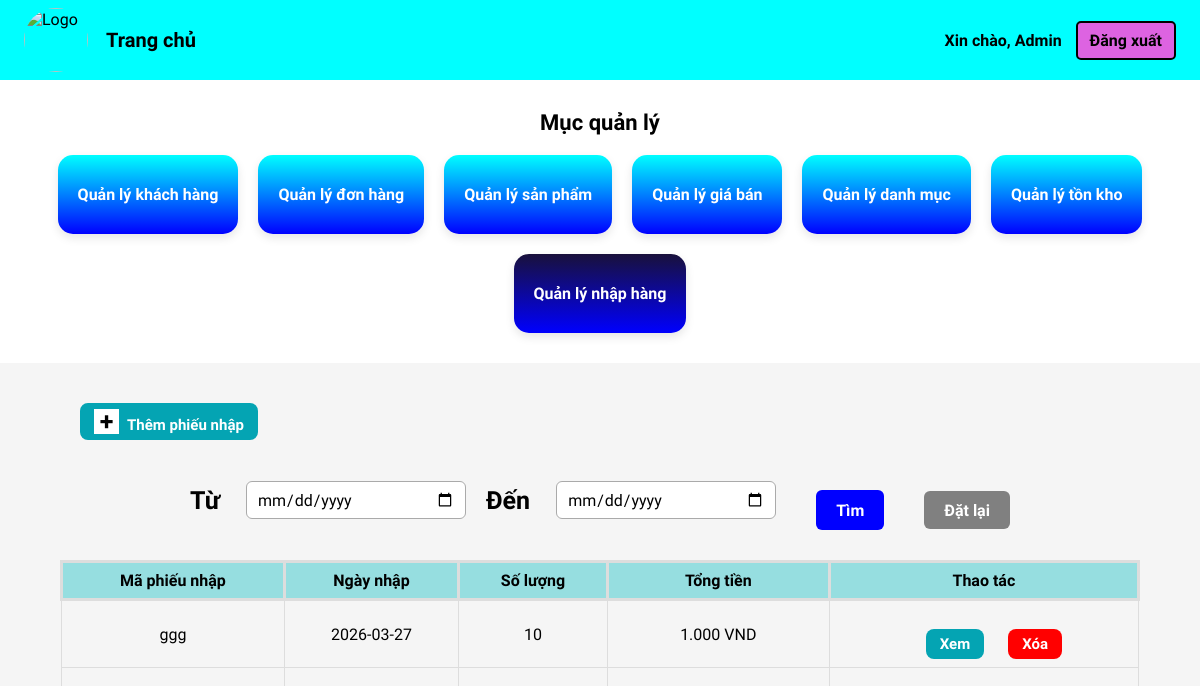
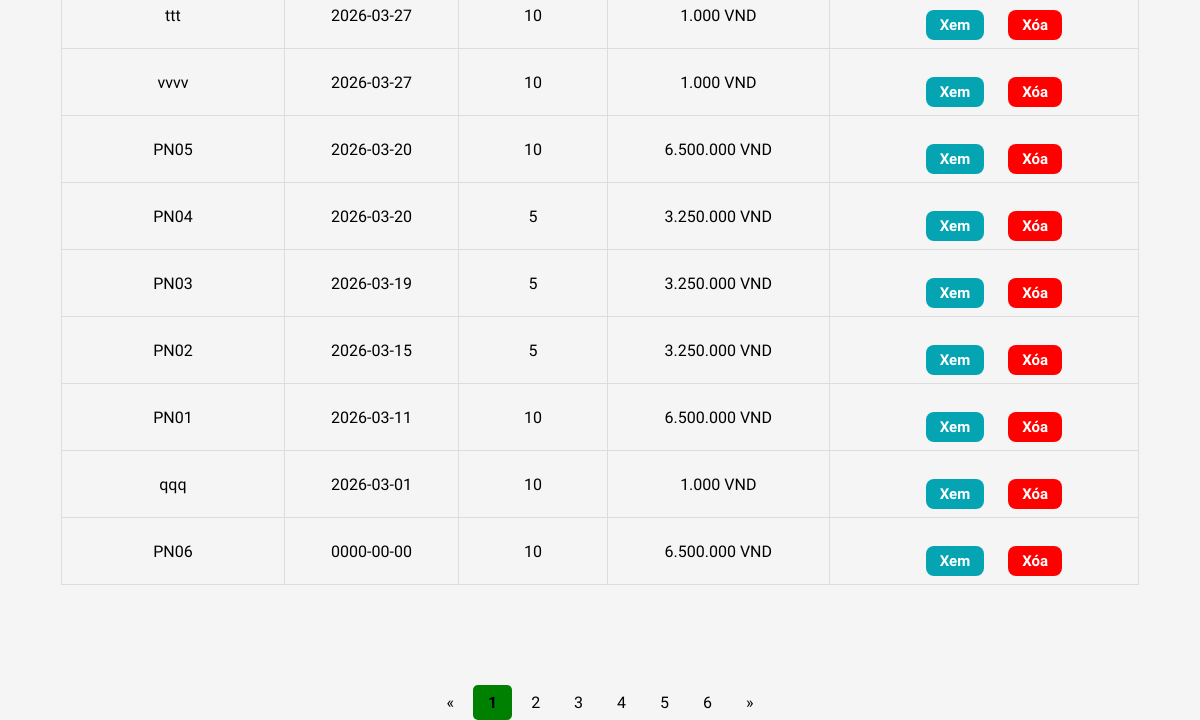
The app's page /admin/quanlynhaphang.php, older data (2 pictures, top to bottom).
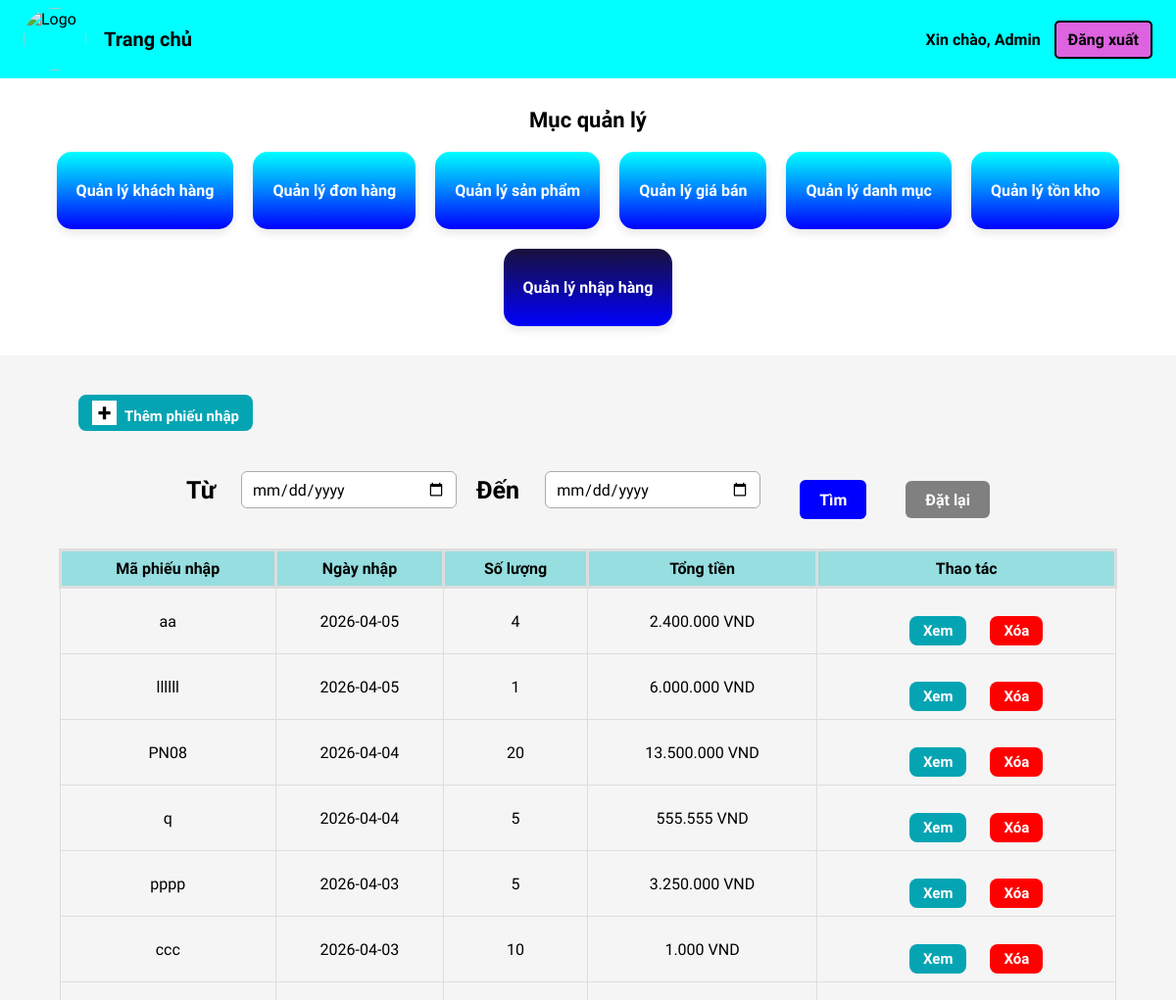
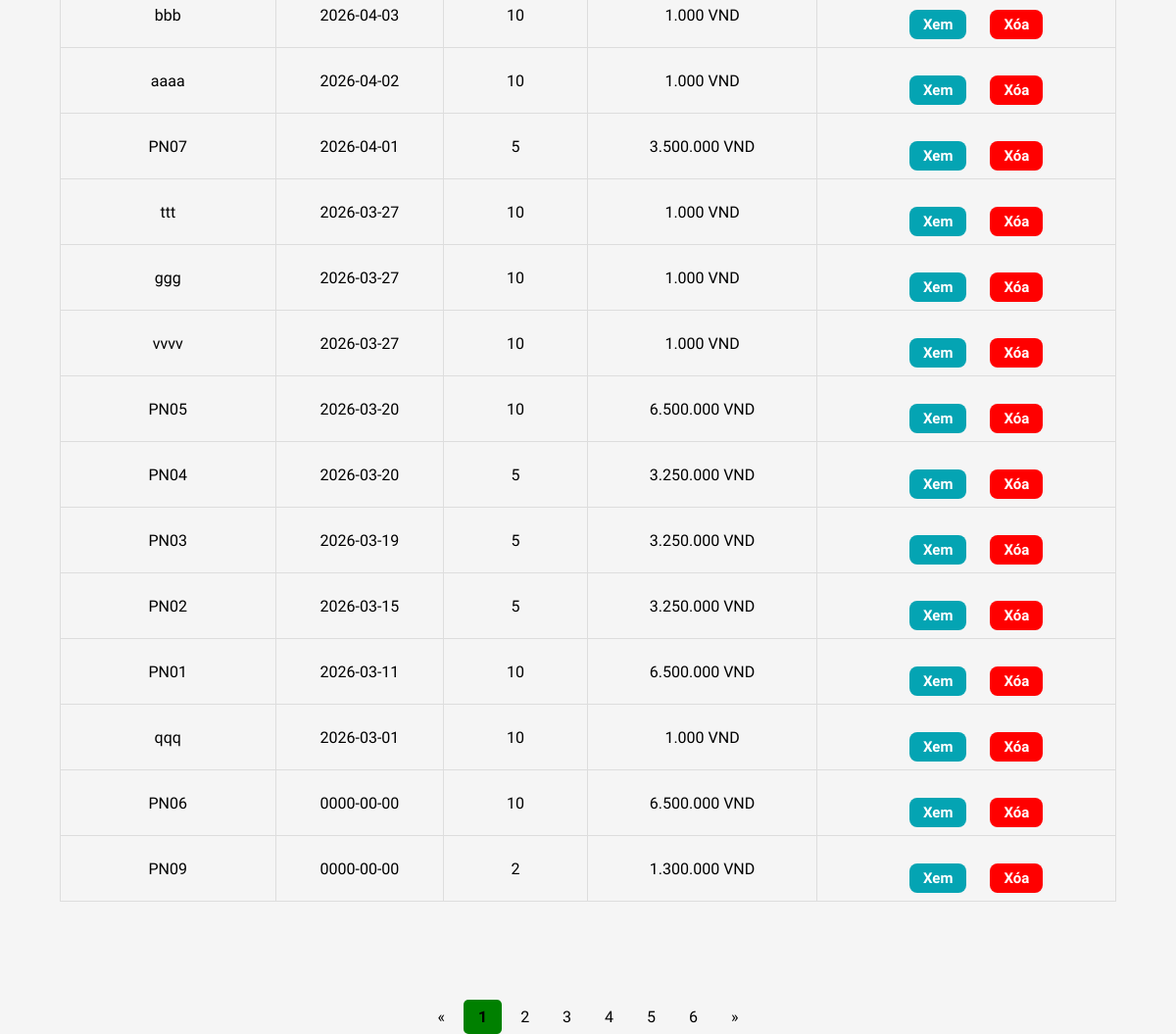
The same page, newer data (2 pictures, top to bottom).
### tables this page shows
CREATE TABLE `purchase_receipts` (
  `id` int(11) NOT NULL,
  `receipt_code` varchar(20) DEFAULT NULL,
  `import_date` date DEFAULT NULL,
  `total_quantity` int(11) DEFAULT 0,
  `total_value` decimal(12,2) DEFAULT 0.00
);

### admin/quanlynhaphang.php (the view, shortened to what this page needs)
<?php
$conn = new mysqli("localhost","root","","hobbystore");
$conn->set_charset("utf8");
$from = isset($_GET['from']) ? $_GET['from'] : "";
$to = isset($_GET['to']) ? $_GET['to'] : "";
$sql = "SELECT * FROM purchase_receipts WHERE 1";
$sql .= " ORDER BY import_date DESC";
$result = $conn->query($sql);
?>
<!DOCTYPE php>
<php lang="en">
<head>
  <link rel="stylesheet" href="assets/css/style.css">
  <link rel="stylesheet" href="assets/css/settings.css">
  <link rel="stylesheet" href="assets/css/product-page.css">
  <link rel="stylesheet" href="assets/css/view-cart.css">
  <link rel="stylesheet" href="https://cdnjs.cloudflare.com/ajax/libs/font-awesome/6.5.0/css/all.min.css">
</head>
<nav class="navbar">
  <div class="nav-left">
    <a href="admin.php" class="logo-link">
      <img src="assets/img/logo.png" alt="Logo" class="navbar-logo">
    </a>
    <a href="admin.php" class="nav-home">Trang chủ</a>
  </div>
  <div class="nav-right">
    <span class="hello">Xin chào, Admin</span>
    <a href="adminlogin.php" class="logout-btn">Đăng xuất</a>
  </div>
</nav>
<body>
<section class="overview-menu">
  <h2>Mục quản lý</h2>
  <div class="menu-grid">
  <a href="customer.php">
    <div class="menu-card">
      <h3>Quản lý khách hàng</h3>
    </div>
    </a>
    <a href="shiping.php">
    <div class="menu-card">
      <h3>Quản lý đơn hàng</h3>
    </div>
    </a>
    <a href="quanlysp.php">
    <div class="menu-card" >
      <h3>Quản lý sản phẩm</h3>
    </div>
    </a>
    <a href="lndm.php">
    <div class="menu-card" >
      <h3>Quản lý giá bán</h3>
    </div>
    </a>
    <a href="quanlydm.php">
    <div class="menu-card" >
      <h3>Quản lý danh mục</h3>
    </div>
    </a>
    <a href="tracuusoluong.php">
    <div class="menu-card" ">
      <h3>Quản lý tồn kho</h3>
    </div>
    </a>
    <a href="quanlynhaphang.php">
    <div class="menu-card" style="background: linear-gradient(to bottom,#19113b,blue);">
      <h3>Quản lý nhập hàng</h3>
    </div>
    </a>
  </div>
</section>
<form action="thempn.php" method="get" class="themsp">
<button type="submit" class="bt-them"><i class="fa-solid fa-plus"></i>Thêm phiếu nhập</button>
</form>
	<div class="search-box">
  <form action="quanlynhaphang.php" class="search-advanced">
    <label style="font-size:25px;">Từ</label>
<input type="date" name="from" value="<?php echo $from; ?>">
<label style="font-size:25px;">Đến</label>
<input type="date" name="to" value="<?php echo $to; ?>">
<button type="submit" class="btn-tim">Tìm</button>
<a href="quanlynhaphang.php">
<button type="button" style="height:38px;background:gray;">Đặt lại</button>
</a>
</form>
	<table>
    <tr>
        <th>Mã phiếu nhập</th>
        <th>Ngày nhập</th>
        <th>Số lượng</th>
        <th>Tổng tiền</th>
        <th>Thao tác</th>
    </tr>
    <?php
    if ($result->num_rows > 0) {
        while($row = $result->fetch_assoc()) {
            $code = htmlspecialchars($row["receipt_code"]);
            echo "<tr>";
            echo "<td>" . $code . "</td>";
            echo "<td>" . $row["import_date"] . "</td>";
            echo "<td>" . $row["total_quantity"] . "</td>";
            echo "<td>" . number_format($row["total_value"], 0, ',', '.') . " VND</td>";
            echo "<td>
                <a href='xempn.php?code=" . urlencode($row["receipt_code"]) . "'>
                    <button class='bt-them' style='background:#04a4b3;'>Xem</button>
                </a>
                <a href='quanlynhaphang.php?xoa=" . urlencode($row["receipt_code"]) . "' onclick=\"return confirm('Bạn có chắc muốn xóa phiếu nhập này?')\">
                    <button class='bt-them' style='background:red;'>Xóa</button>
                </a>
            </td>";
            echo "</tr>";
        }
    } else {
        echo "<tr><td colspan='5'>Không có dữ liệu</td></tr>";
    }
    ?>
	</table>
<div class="pagination" style="margin-top:100px;margin-bottom:50px;">
  <a href="quanlynhaphang.php">&laquo;</a>
  <a href="quanlynhaphang.php" class="active">1</a>
  <a href="quanlynhaphang.php">2</a>
  <a href="quanlynhaphang.php">3</a>
  <a href="quanlynhaphang.php">4</a>
  <a href="quanlynhaphang.php">5</a>
  <a href="quanlynhaphang.php">6</a>
  <a href="quanlynhaphang.php">&raquo;</a>
</div>
</body>
</php>

Row changes from the older to the newer data that the page shows:
added purchase_receipts: receipt_code "aa", import_date "2026-04-05", total_quantity "4", total_value "2.400.000"
added purchase_receipts: receipt_code "llllll", import_date "2026-04-05", total_quantity "1", total_value "6.000.000"
added purchase_receipts: receipt_code "PN08", import_date "2026-04-04", total_quantity "20", total_value "13.500.000"
added purchase_receipts: receipt_code "q", import_date "2026-04-04", total_quantity "5", total_value "555.555"
added purchase_receipts: receipt_code "pppp", import_date "2026-04-03", total_quantity "5", total_value "3.250.000"
added purchase_receipts: receipt_code "ccc", import_date "2026-04-03", total_quantity "10", total_value "1.000"
added purchase_receipts: receipt_code "bbb", import_date "2026-04-03", total_quantity "10", total_value "1.000"
added purchase_receipts: receipt_code "aaaa", import_date "2026-04-02", total_quantity "10", total_value "1.000"
added purchase_receipts: receipt_code "PN07", import_date "2026-04-01", total_quantity "5", total_value "3.500.000"
shown differently, row unchanged: purchase_receipts "ttt": moves up the list
added purchase_receipts: receipt_code "PN09", import_date "0000-00-00", total_quantity "2", total_value "1.300.000"
